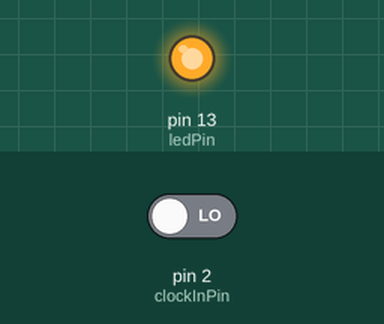
Recording of a sketch running on a simulated Arduino Uno, built with avr-gcc and run on an emulated ATmega328P. On the bench: output pins drawn as LEDs (lit = HIGH). The test bench sets the inputs (shaded band); at power-on: pin 2 (clockInPin) LOW.

Above: at 1.2 s.
1.3 s: pin 2 (clockInPin) driven HIGH
At 2.2 s:
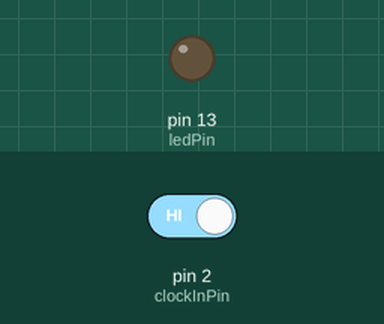
2.8 s: pin 2 (clockInPin) driven LOW
At 3.3 s:
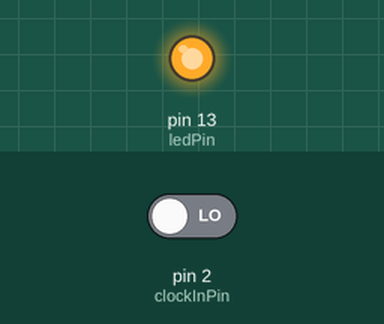
Timing chart, 0 to 5.8 s (numbered marks = the images above; inputs shaded):
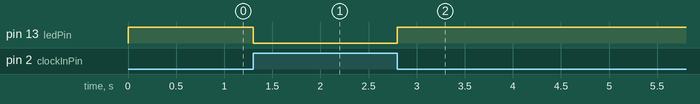

The sketch:

arduino-five-step-sequencer.ino
```cpp
const byte clockInPin = 2;
const byte ledPin = 13;

bool gateState = LOW;
bool lastGateState = LOW;

void setup() {
  pinMode(clockInPin, INPUT);
  pinMode(ledPin, OUTPUT);
}

void loop() {
  byte readClock = gateRead(clockInPin);

  if (readClock != gateState) {
    gateState = readClock;
    if (gateState) {  // GATE is HIGH
      digitalWrite(ledPin, HIGH);
    } else {  // GATE is LOW
      digitalWrite(ledPin, LOW);
    }
  }
  lastGateState = readClock;
}

byte gateRead(byte pin) {
  if (!pin) return;
  return !digitalRead(pin);
}
```

Measured:
- after the input at 1.3 s, pin 13 (ledPin): HIGH → LOW at once
- after the input at 2.8 s, pin 13 (ledPin): LOW → HIGH at once
